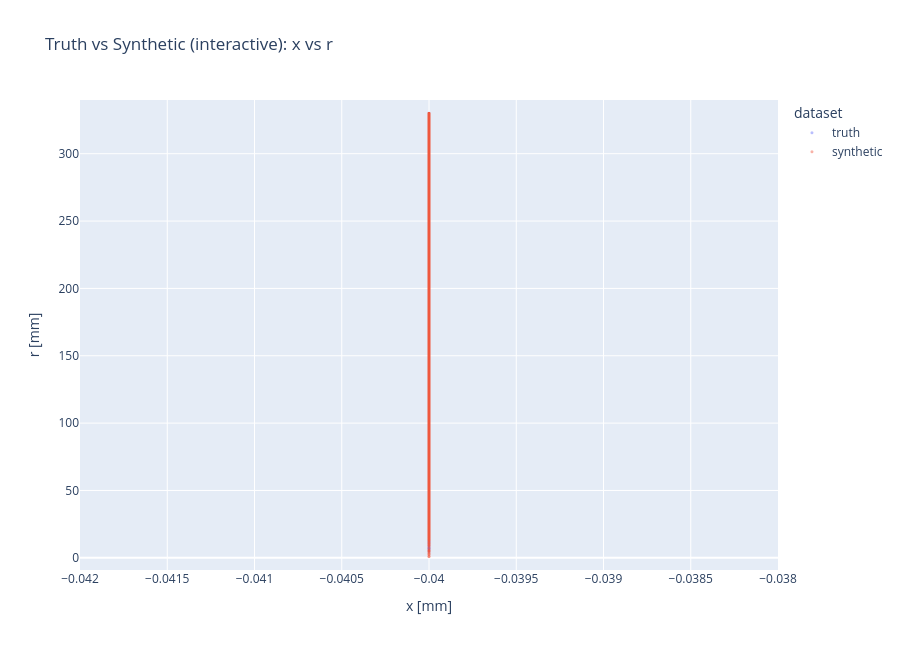

Notebook code cell kept with this figure:
### Code cell
# Interactive Plot 1/2: x vs r overlay
xr = shared_range(truth_plot['x'], synth_plot['x'])
rr = shared_range(truth_plot['r'], synth_plot['r'])

fig2d = px.scatter(
    overlay_2d,
    x='x',
    y='r',
    color='source',
    opacity=0.45,
    render_mode='webgl',
    title='Truth vs Synthetic (interactive): x vs r',
    labels={'x': 'x [mm]', 'r': 'r [mm]'}
)
fig2d.update_traces(marker={'size': 3})
if xr is not None:
    fig2d.update_xaxes(range=list(xr))
if rr is not None:
    fig2d.update_yaxes(range=list(rr))
fig2d.update_layout(height=650, legend_title_text='dataset')
fig2d.show()

### Figure 1 — Plotly figure (JSON) as saved in the notebook; plotly's stock layout.template omitted (floating-point values rounded to 4 significant figures; data arrays with more than 128 entries replaced by an {"elided": "..."} marker saying what was removed)
{"data": [{"hovertemplate": "source=truth<br>x [mm]=%{x}<br>r [mm]=%{y}<extra></extra>", "legendgroup": "truth", "marker": {"color": "#636efa", "opacity": 0.45, "size": 3, "symbol": "circle"}, "mode": "markers", "name": "truth", "showlegend": true, "type": "scattergl", "x": {"elided": "10295 float values"}, "xaxis": "x", "y": {"elided": "10295 float values"}, "yaxis": "y"}, {"hovertemplate": "source=synthetic<br>x [mm]=%{x}<br>r [mm]=%{y}<extra></extra>", "legendgroup": "synthetic", "marker": {"color": "#EF553B", "opacity": 0.45, "size": 3, "symbol": "circle"}, "mode": "markers", "name": "synthetic", "showlegend": true, "type": "scattergl", "x": {"elided": "10295 float values"}, "xaxis": "x", "y": {"elided": "10295 float values"}, "yaxis": "y"}], "layout": {"height": 650, "legend": {"title": {"text": "dataset"}, "tracegroupgap": 0}, "title": {"text": "Truth vs Synthetic (interactive): x vs r"}, "xaxis": {"anchor": "y", "domain": [0, 1], "range": [-0.042, -0.038], "title": {"text": "x [mm]"}}, "yaxis": {"anchor": "x", "domain": [0, 1], "range": [-9.038, 339.9], "title": {"text": "r [mm]"}}}}
